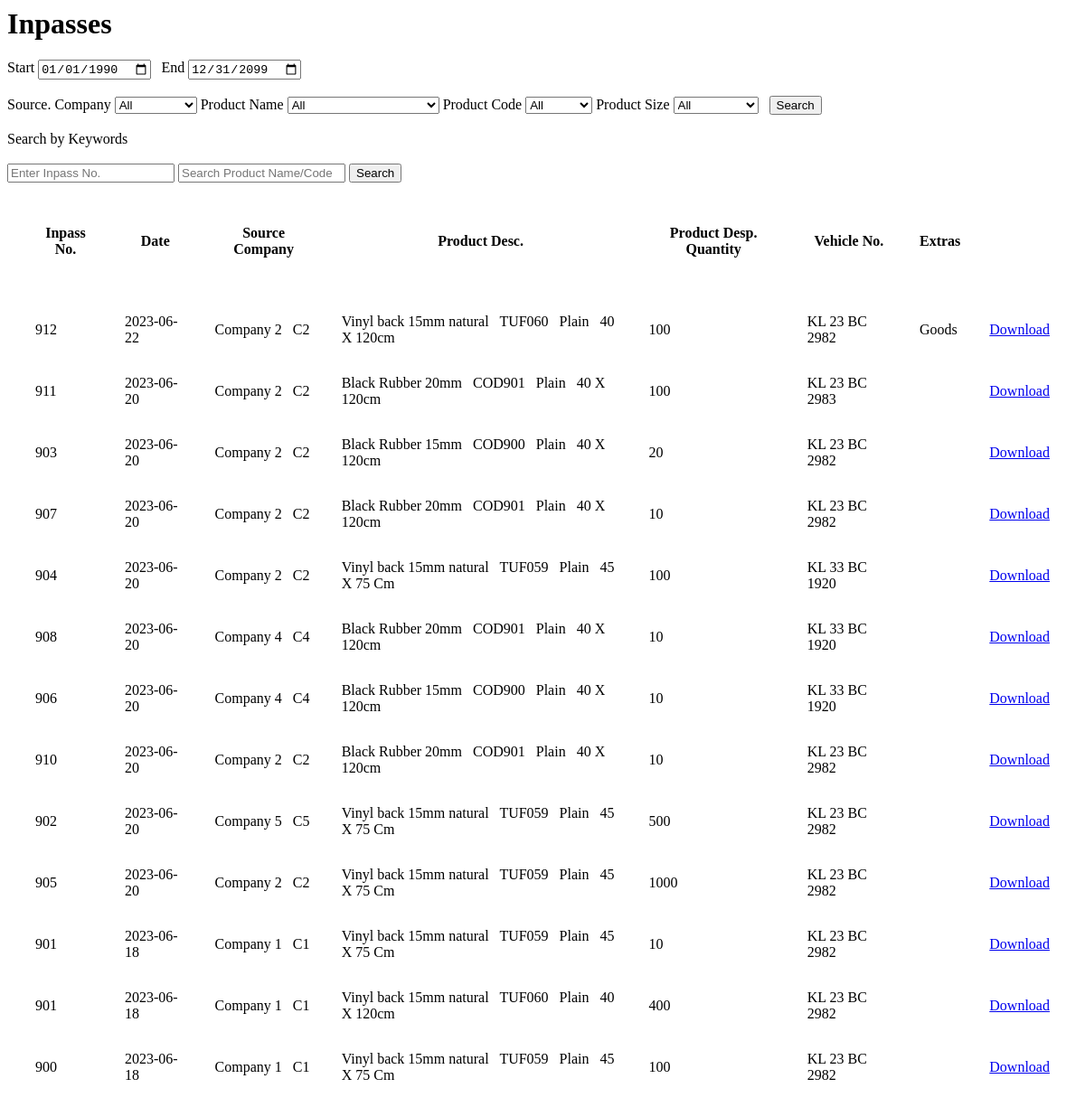
Before: /inpassshowall.php with the older database file.
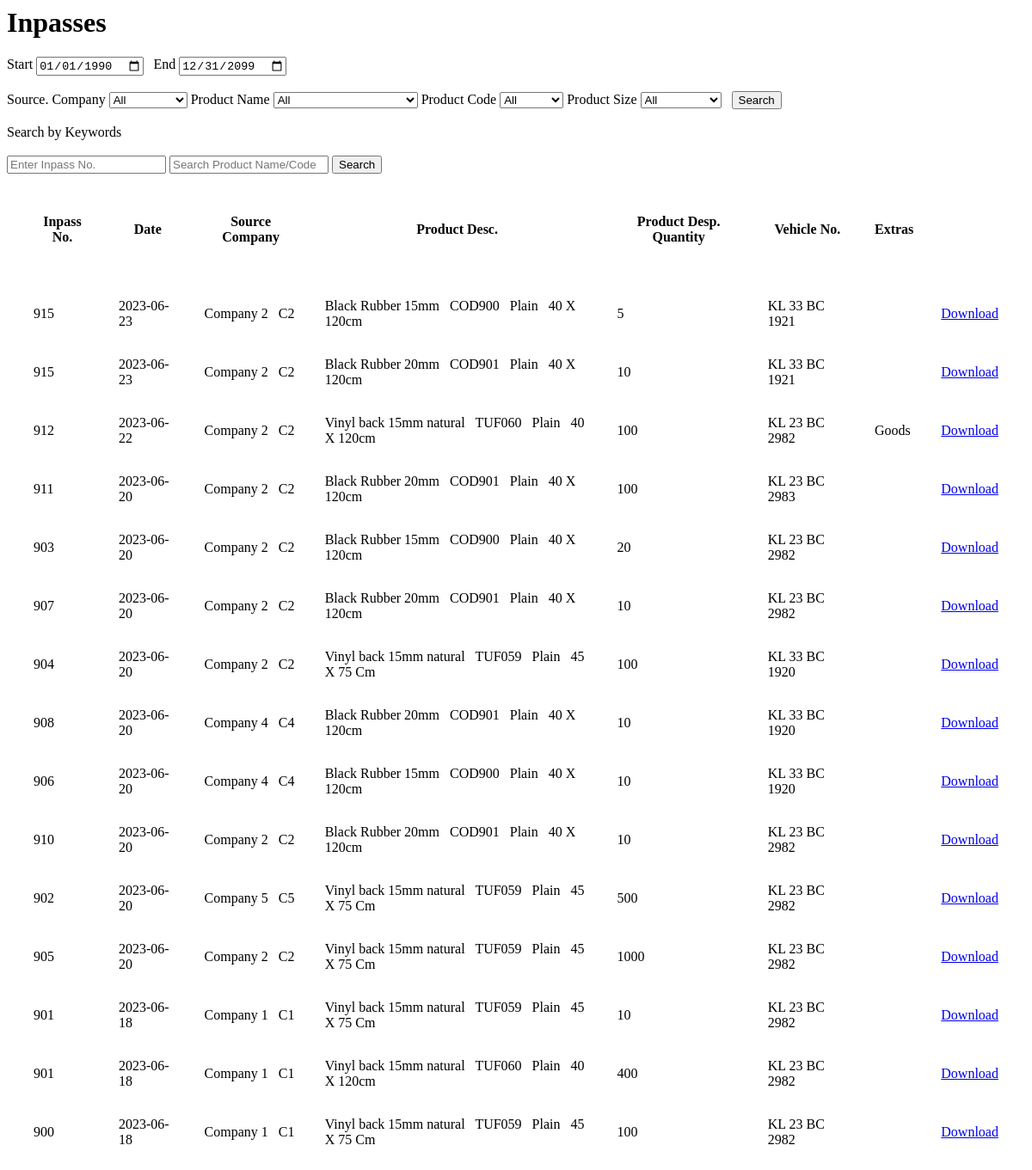
After: the same page with the newer database file.
### tables this page shows
CREATE TABLE IF NOT EXISTS `inpass` (
  `no` int NOT NULL AUTO_INCREMENT,
  `date` date NOT NULL,
  `source` varchar(125) NOT NULL,
  `woc` varchar(125) NOT NULL,
  `op` int NOT NULL,
  `vehicleno` varchar(50) NOT NULL,
  `extras` varchar(125) NOT NULL,
  `type` varchar(10) NOT NULL DEFAULT 'inpass',
  PRIMARY KEY (`no`)
);

CREATE TABLE IF NOT EXISTS `inpass_products` (
  `inpass_no` int NOT NULL,
  `product_name` varchar(50) NOT NULL,
  `product_code` varchar(25) NOT NULL,
  `product_design` varchar(50) NOT NULL,
  `product_size` varchar(25) NOT NULL,
  `product_qty` int NOT NULL
);

### inpassshowall.php (the view, shortened to what this page needs)
<?php
include 'conn.php';
?>
<?php
$start = '1990-01-31';
$end = '2099-12-31';
$sql = "select * from inpass,inpass_products where inpass.no = inpass_products.inpass_no";
$sql .= "  AND date BETWEEN '$start' AND '$end' ORDER BY date DESC";
$retval = mysqli_query($conn, $sql);
?>
<html>
<body>
    <div>
        <h1>Inpasses</h1>
        <form name="filter" method="post">
            <label for="start">Start</label>
            <input type="date" value="1990-01-01" id='start' required name="start">
            <label for="end">End</label>
            <input name="end" value="2099-12-31" id='end' required type="date">
            <br> <br>
            <label>Source. Company</label>
            <select name='company'>
                <option selected>All</option>
            </select>
            <label>Product Name</label>
            <select name='product_name'>
                <option selected>All</option>
            </select>
            <label>Product Code</label>
            <select name='product_code'>
                <option selected>All</option>
            </select>
            <label>Product Size</label>
            <select name='product_size'>
                <option selected>All</option>
            </select> &nbsp;
            <input type="submit" name="filter" value="Search">
            <br> <br>
            Search by Keywords <br> <br>
            <input type="text" name="ipno" placeholder="Enter Inpass No.">
            <input type="text" name="search" placeholder="Search Product Name/Code">
            <input type="submit" name="filter" value="Search">
        </form>
        <table style="border-spacing: 30px;">
            <thead>
                <th>
                    Inpass No.
                </th>
                <th>
                    Date
                </th>
                <th>
                    Source Company
                </th>
                <th>
                    Product Desc.
                </th>
                <th>
                    Product Desp. Quantity
                </th>
                <th>
                    Vehicle No.
                </th>
                <th>
                    Extras
                </th>
                <th>
                </th>
            </thead>
            <tbody>
                <tr>
                    <?php
                    while ($row = $retval->fetch_assoc()) {
                        if (!empty($row)) {
                            echo "
                    <tr>
                    <td>
                    {$row['no']}
                    </td>
                    <td>
                    {$row['date']}
                    </td>
                    <td>
                    {$row['source']}
                    &nbsp;
                    {$row['woc']}
                    </td>
                    <td>
                    {$row['product_name']}
                    &nbsp;
                    {$row['product_code']}
                    &nbsp;
                    {$row['product_design']}
                    &nbsp;
                    {$row['product_size']}
                    </td>
                    <td>
                    {$row['product_qty']}
                    </td>
                    <td>
                    {$row['vehicleno']}
                    </td>
                    <td>
                    {$row['extras']}
                    </td>
                    <td>
                    <a href='createpdfpass.php?no={$row['no']}&io=inpass' target='_blank' >Download</a>
                    </td>
                    </tr>
                    ";
                        }
                    }
                    ?>
                </tr>
            </tbody>
        </table>
    </div>
</body>
</html>

Changed rows visible on the page:
added inpass: no "915", date "2023-06-23", source "Company 2", woc "C2", inpass_products.product_name "Black Rubber 15mm", inpass_products.product_code "COD900", inpass_products.product_design "Plain", inpass_products.product_size "40 X 120cm", inpass_products.product_qty "5", vehicleno "KL 33 BC 1921", inpass_products.product_name "Black Rubber 20mm", inpass_products.product_code "COD901", inpass_products.product_qty "10"
